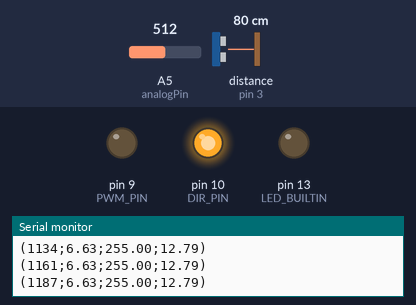
The sketch below on a simulated Arduino Uno, built with avr-gcc and run on an emulated ATmega328P. Parts: output pins drawn as LEDs (lit = HIGH), the last lines printed to the serial monitor. Wiring (inferred from the names in the program): ultrasonic range finder: trigger pin 2; echo pin 3. The test bench sets the inputs (shaded band); at power-on: A5 (analogPin) = 512, distance to the obstacle (sensor on pin 3) 80 cm. The echo pulse lasts 58.3 µs per cm; pins used as bus, display or sensor lines are not drawn.

Above: at 1.2 s.
1.3 s: A5 (analogPin) set to 306
At 1.52 s:
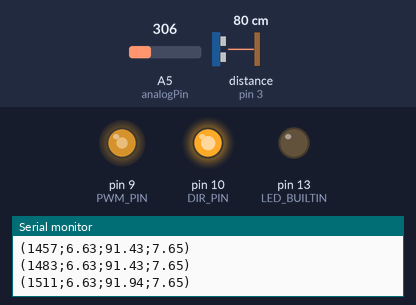
4.3 s: distance to the obstacle (sensor on pin 3) set to 2 cm
5.9 s: distance to the obstacle (sensor on pin 3) set to 120 cm
At 6.8 s:
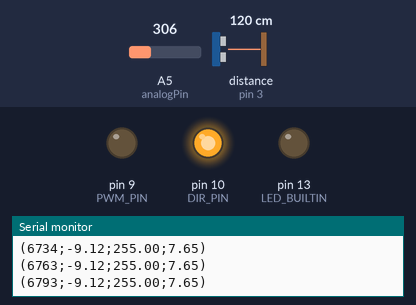
8.9 s: distance to the obstacle (sensor on pin 3) set to 4 cm
At 10.2 s:
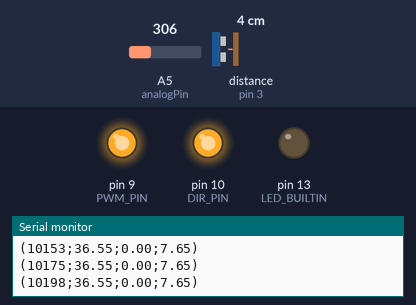
10.5 s: distance to the obstacle (sensor on pin 3) set to 250 cm
At 11.3 s:
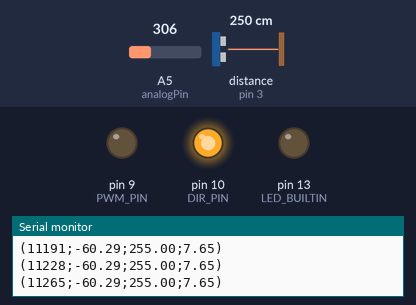
Timing chart, 0 to 13.1 s (numbered marks = the images above; inputs shaded):
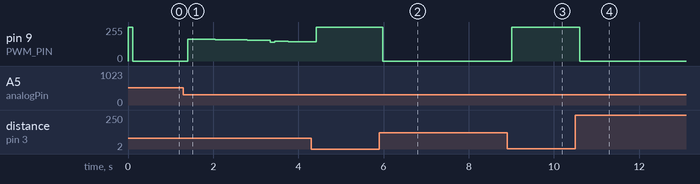

The sketch:

PID_controller_v4.ino
```cpp
// // PID controller - v4

// ultrasound sensor
const int trigPin = 2;
const int echoPin = 3;
double duration, distance;
const double heightTube = 38.0 ;

// PWM
const int PWM_PIN = 9;   // IN1 — PWM for speed (black wire)
const int DIR_PIN = 10;   // IN2 — LOW keeps direction fixed (white wire)
int duty = 0 ;

// PID controller
#include <PID_v1.h> // /home/talles/Arduino/libraries/PID/PID_v1.h // Arduino PID Library - Version 1.1.1 by Brett Beauregard
double iKp=50.0, iKi=5.0, iKd=5.0; // reference_var=20, [0:255]
double input_var=0.0 ;
double output_var=0.0 ;
double reference_var=0.0 ; // in inches

PID height_PID(&input_var, &output_var, &reference_var, iKp, iKi, iKd, DIRECT);
// reference_var: reference variable is the height you want
// output_var: is the controller output, in this case the PWM you will impose to the fan
// input_var: is the measurement of the height

// potentiometer
const int analogPin = A5;
int analogRef = 0 ;
double analogVout = 0.0 ;

void setup() {
  Serial.begin(115200);

  // ultrasound
  pinMode(trigPin, OUTPUT);
  pinMode(echoPin, INPUT);

  // PWM
  pinMode(PWM_PIN, OUTPUT);
  pinMode(DIR_PIN, OUTPUT);
  pinMode(LED_BUILTIN, OUTPUT);

  // Fixed direction
  digitalWrite(DIR_PIN, HIGH);
  digitalWrite(PWM_PIN, HIGH);

  // PID controller
  height_PID.SetMode(AUTOMATIC);
  height_PID.SetOutputLimits(0, 255);


}

void loop() {

  // reference
  analogRef = analogRead(analogPin);
  analogVout = analogRef * (5.0 / 1023.0); // volts
  analogVout = analogVout/4.89 * 25 ;
  reference_var = analogVout ;


  // output measurements
  digitalWrite(trigPin, LOW);
  delayMicroseconds(2);
  digitalWrite(trigPin, HIGH);
  delayMicroseconds(10);
  digitalWrite(trigPin, LOW);

  duration = pulseIn(echoPin, HIGH);
  distance = (duration*.0343)/2; // in cm
  distance = distance * 0.393701 ; // in inches
  distance = heightTube - distance  ; // tube conversion (heght tube is 38")
  input_var = distance ;

  // PID controller
  height_PID.Compute();

  // input
  duty = 255 - (int)output_var ;
  analogWrite(PWM_PIN, duty);

  Serial.print("(");
  Serial.print(millis());
  Serial.print(";");
  Serial.print(input_var);
  Serial.print(";");
  Serial.print(output_var);
  Serial.print(";");
  Serial.print(reference_var);
  Serial.print(")\n");

  delay(20);
}
```

Measured:
- after the input at 1.3 s, pin 9 (PWM_PIN): 0/255 → 164/255 after 0.10 s, → 163/255 0.21 s later, → 162/255 0.21 s later, → 161/255 0.21 s later, … (16 changes in this stretch)
- after the input at 5.9 s, pin 9 (PWM_PIN): 255/255 → 0/255 after 0.08 s
- after the input at 8.9 s, pin 9 (PWM_PIN): 0/255 → 255/255 after 0.11 s
- after the input at 10.5 s, pin 9 (PWM_PIN): 255/255 → 0/255 after 0.10 s
